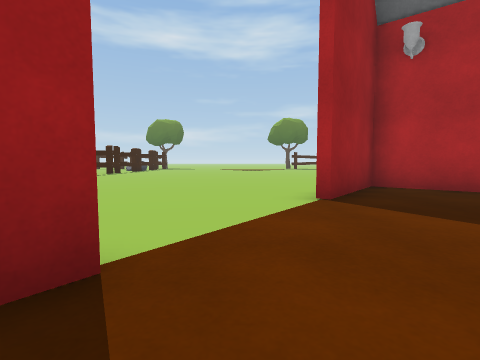
View 1 (above)

13 first-person views from a walk through a 3-D level made in the Unity game engine. The camera is 0.64 m above the floor, tilts 4° down and sees 85° across. Doors are open. The floor is counted in squares, 1 m on a side. Each view is taken from the middle of a square. On the plan, view 1 faces up. The plan holds only what a view shows up to about 9 squares ahead; the rest is blank. The place goes on beyond the plan. Some surface patterns are stand-ins.

View 2
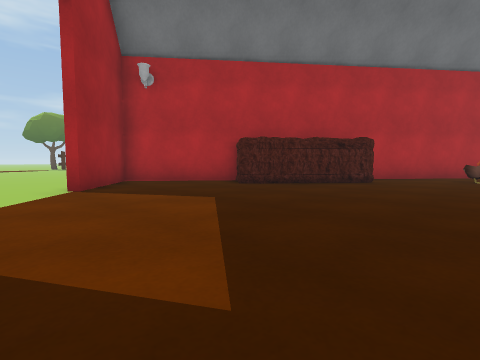

View 3
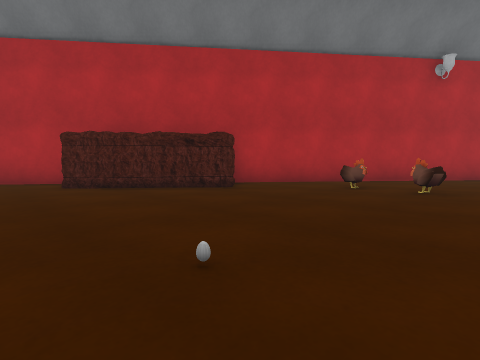

View 4
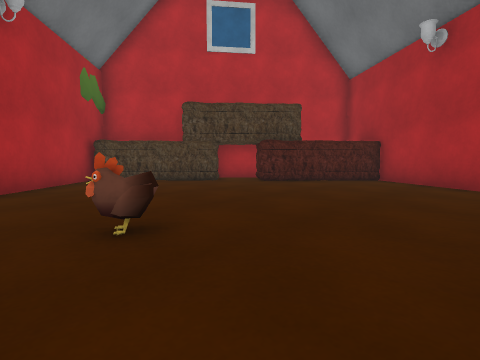

View 5
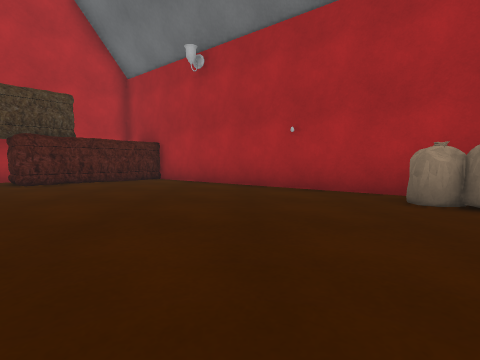

View 6
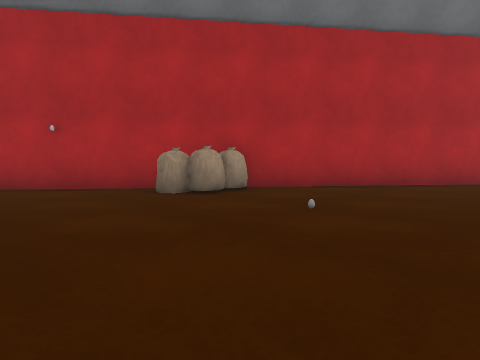

View 7
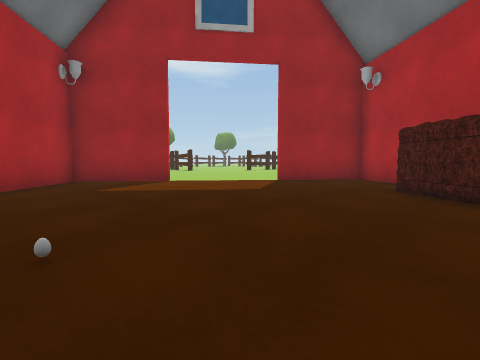

View 8
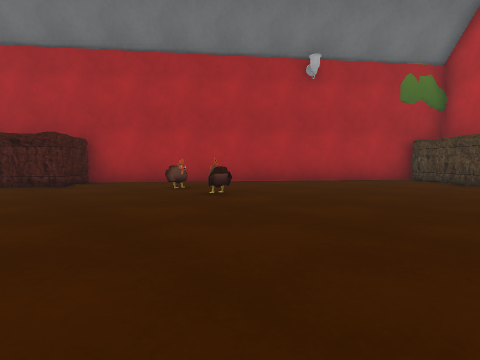

View 9
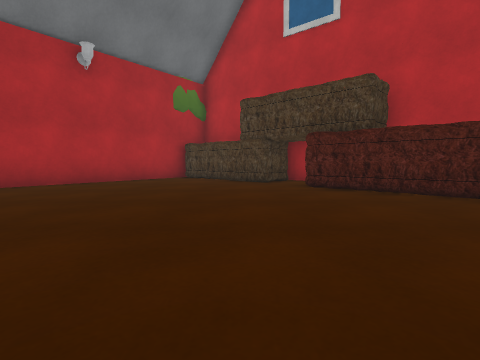

View 10
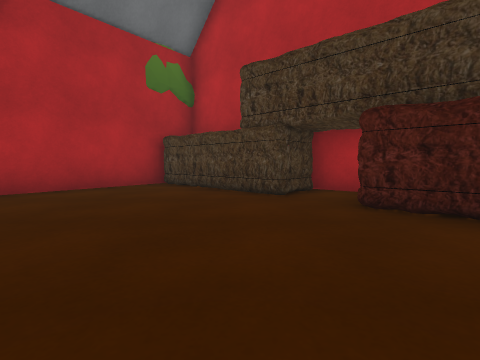

View 11
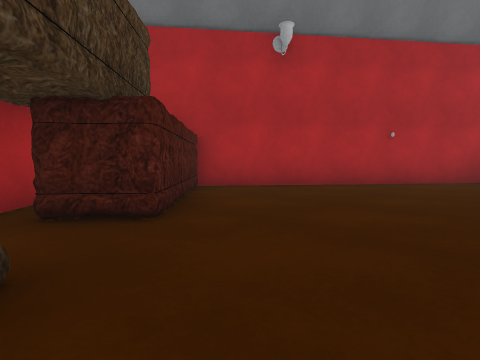

View 12
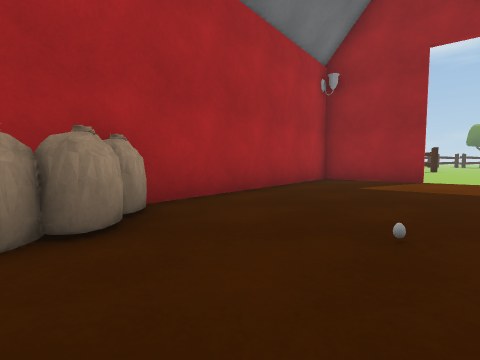

View 13
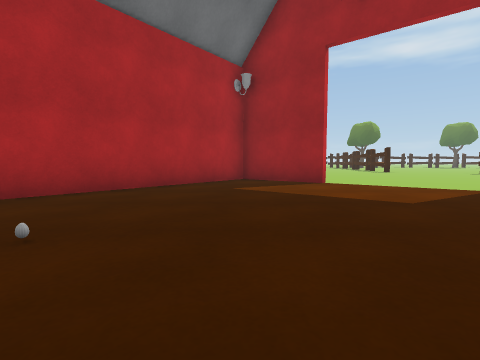

### Floor plan
Key: @ floor where view 1 was taken; # wall or solid block; . main floor; - floor 0.05 m lower than the main floor; D open door; E egg; S sack; O other object.
Columns run from 3 left of view 1 to 18 right of it. Each row starts with its distance up from view 1.
  6 -----####
  5 ----##..##
  4  -DDDDD..O
  3  -DDDDD..OO
  2  -DDDDD...OOO#
  1  #DDDDD....OO##
  0  #.@..........###
 -1 ##............O.##
 -2  ##..........O...##
 -3   ##....E....OO...##
 -4    ##..............##
 -5     ###SS...........O#
 -6       ##S...........O
 -7         #..........O
 -8         ###.......OO
 -9           ##....OO##
-10            ##..OOO##
-11             ##.O ##
-12              ##

Where each view was taken, in squares from view 1:
view 1: 0 up, 0 right, facing up
view 2: 2 down, 0 right, facing up-right
view 3: 4 down, 4 right, facing up-right
view 4: 2 down, 8 right, facing down-right
view 5: 2 down, 8 right, facing down
view 6: 1 down, 8 right, facing down-left
view 7: 3 down, 7 right, facing up-left
view 8: 7 down, 7 right, facing up-right
view 9: 7 down, 7 right, facing right
view 10: 7 down, 10 right, facing right
view 11: 6 down, 15 right, facing down-left
view 12: 4 down, 7 right, facing left
view 13: 1 down, 7 right, facing left
